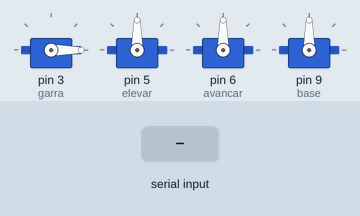
Recording of a sketch running on a simulated Arduino Uno, built with avr-gcc and run on an emulated ATmega328P. Parts: 4 × servo. The test bench sets the inputs (shaded band).

Above: at 1.2 s.
1.3 s: "a" received over Serial
At 2.5 s:
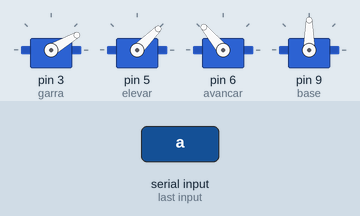
2.8 s: "l" received over Serial
At 3.8 s:
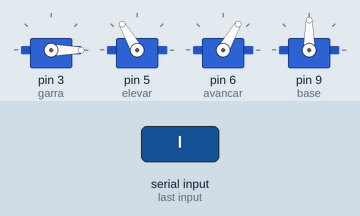
4.3 s: "d" received over Serial
At 5.4 s:
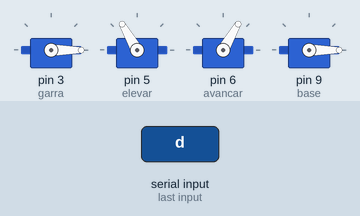
5.8 s: "e" received over Serial
At 6.5 s:
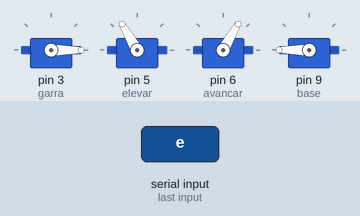
7.3 s: "a" received over Serial
At 8.4 s:
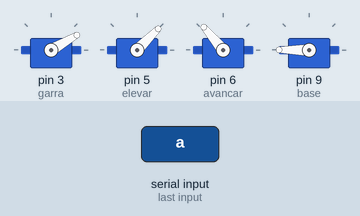
8.8 s: "i" received over Serial
At 10.0 s:
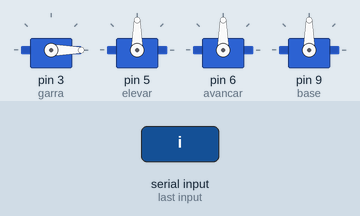
Timing chart, 0 to 11.3 s (numbered marks = the images above; inputs shaded):
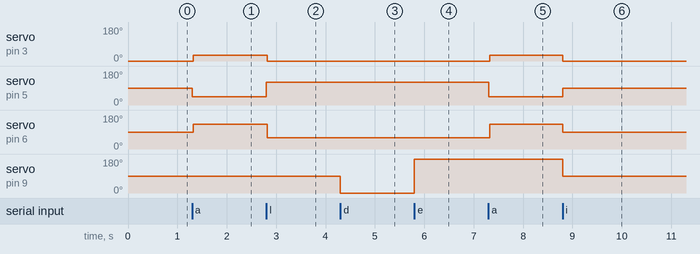

Measured:
- after the input at 1.3 s, servo on pin 3 (garra): 0° → 30° at once; servo on pin 5 (elevar): 90° → 45° at once; servo on pin 6 (avancar): 90° → 130° at once
- after the input at 2.8 s, servo on pin 3 (garra): 30° → 0° at once; servo on pin 5 (elevar): 45° → 120° at once; servo on pin 6 (avancar): 130° → 60° at once
- after the input at 4.3 s, servo on pin 9 (base): 90° → 0° at once
- after the input at 5.8 s, servo on pin 9 (base): 0° → 180° at once
- after the input at 7.3 s, servo on pin 3 (garra): 0° → 30° at once; servo on pin 5 (elevar): 120° → 45° at once; servo on pin 6 (avancar): 60° → 130° at once
- after the input at 8.8 s, servo on pin 3 (garra): 30° → 0° at once; servo on pin 5 (elevar): 45° → 90° at once; servo on pin 6 (avancar): 130° → 90° at once; servo on pin 9 (base): 180° → 90° at once

The sketch:

Garra_Bluetooth_Voz.ino
```cpp
/*
 * Projeto: Braço Robótico controlado por Voz
 * Autor: Sandro Mesquita (@profsandromesquita)
 * Empresa: Arduino Ômega
 */
#include <Servo.h> // Chama a biblioteca do Servo
Servo garra, elevar, avancar, base; // nome dos servos

char comandoVoz; //Variável que recebe o texto vindo do aplicativo

void setup(){
  garra.attach(3); // Anexar o motor 01 ao pino 03 (GARRA)
  elevar.attach(5); // Anexar o motor 02 ao pino 05 (ELEVAÇÃO)
  avancar.attach(6); // Anexar o motor 03 ao pino 06 (AVANÇO)
  base.attach(9); // Anexar o motor 04 ao pino 09 (GIRO)

  //Setup da conexão serial USB com o computador
  Serial.begin(9600);
  //Posição inicial do Braço
  posInicial();
}

void loop(){
  if (Serial.available() >= 0 ){
    comandoVoz = Serial.read(); //Dado recebido do Aplicativo
    //Se o comando for a letra 'a', de avanção, o braço avança
    if (comandoVoz == 'a'){
      elevar.write(45);
      delay(10);
      avancar.write(130);
      delay(10);
      garra.write(30);
      delay(10);
    }
    //Se o comando for a letra 'l', de levantar, o braço levanta
    if (comandoVoz == 'l'){
      elevar.write(120);
      delay(10);
      avancar.write(60);
      delay(10);
      garra.write(0); //Escreve no servo o valor da posição
      delay(10);
    }
    //Se o comando for a letra 'd', de direita, o braço vira para direita
    if (comandoVoz == 'd') base.write(0);
    //Se o comando for a letra 'e', de esquerda, o braço vira para esquerda
    if (comandoVoz == 'e') base.write(180);
    //Se o comando for a letra 'i', de inicio, o braço vai para posição inicial
    if (comandoVoz == 'i') posInicial();
  }
}
//Função que posiciona o braço na posição inicial
void posInicial() {
  garra.write(0);
  elevar.write(90);
  avancar.write(90);
  base.write(90);
  delay(10);
}
```
